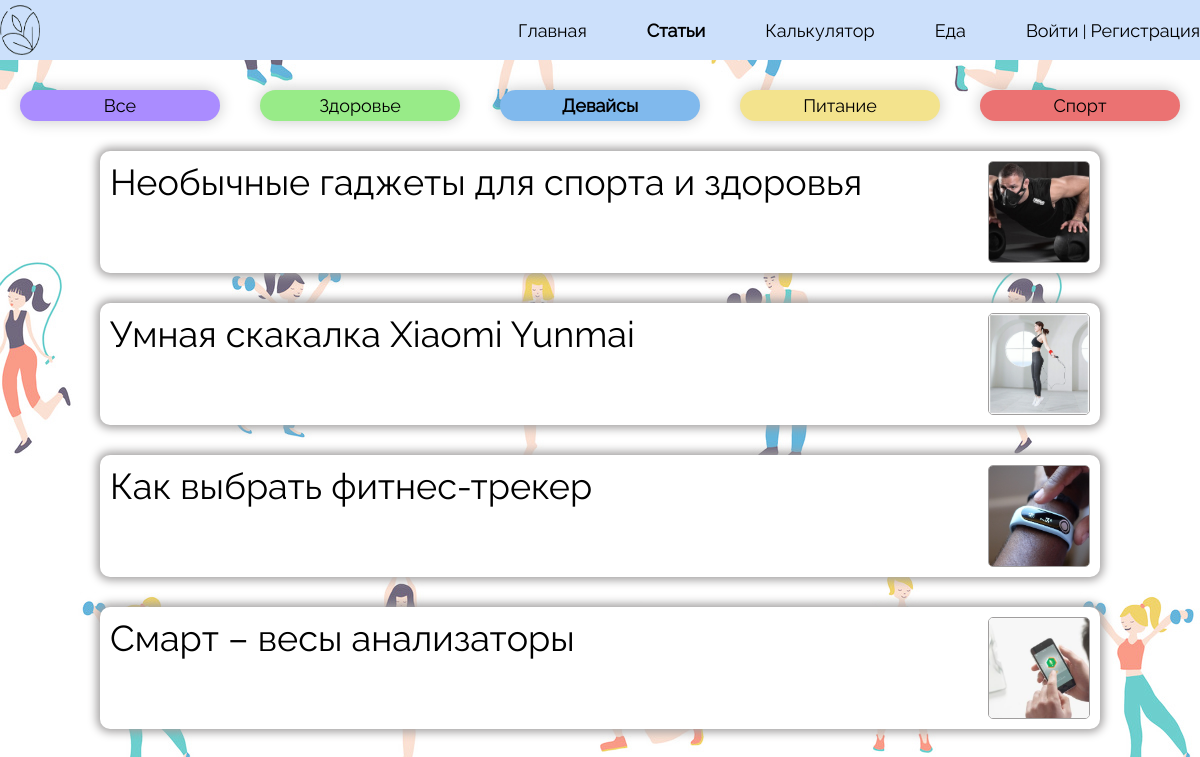
Page /articles/devices on the earlier database version.
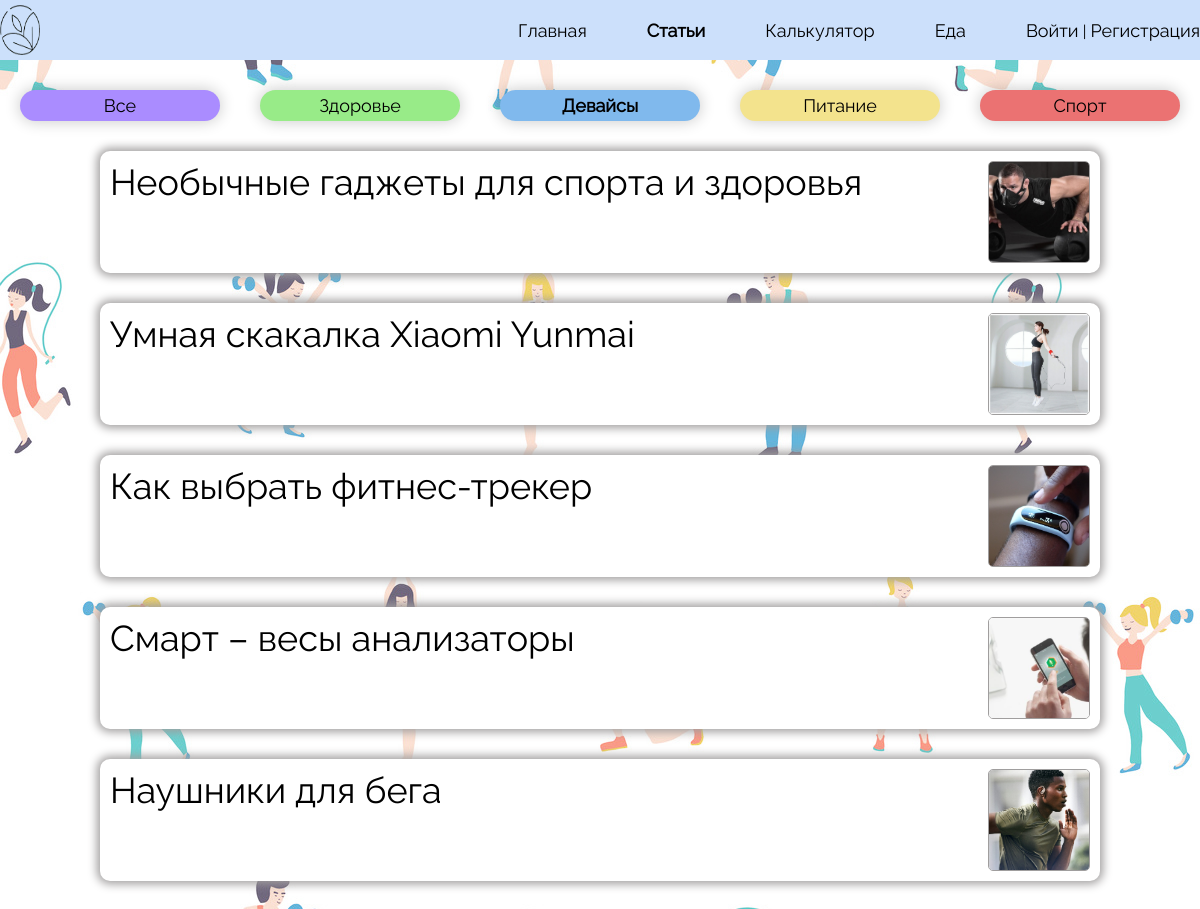
Same page on the later database version.
### articles/models.py (models this page shows, shortened)
class Article(models.Model):
    title = models.CharField(max_length=255)
    slag = models.SlugField(max_length=255, unique=True, db_index=True, verbose_name="URL")
    content = models.TextField(blank=True)
    photo = models.ImageField(upload_to="photos/%Y/%m/%d")
    time_create = models.DateTimeField(auto_now_add=True)
    time_update = models.DateTimeField(auto_now=True)
    is_published = models.BooleanField(default=True)
    category = models.ForeignKey(Category, on_delete=models.PROTECT)
    class Meta:
        verbose_name = 'Статьи'
        verbose_name_plural = 'Статьи'

### articles/views.py (the view)
# urls.py: path('articles/devices', views.devicesArticles, name='articles_devices'),
def devicesArticles(request):
    titlesOfArticles = Article.objects.filter(category=3)
    return render(request, 'articles/articles_devices.html', {'titlesOfArticles': titlesOfArticles, 'title': 'Статьи про девайсы'})

### articles/templates/articles/articles_devices.html (shortened to what this page needs)
{% load static %}
<!DOCTYPE html>
<html lang="ru">
<head>
    <link href="{% static 'articles/css/style_articles_devices.css' %}" rel="stylesheet">
</head>
<body style="background-image: url('{% static 'articles/img/pattern_article.jpg' %}'); background-size: auto;">
        <header>
                <div class = container>
                    <div class="head">
                        <a href="{% url 'home' %}"><img src="{% static 'registration/img/iconLogo.png' %}" alt="" class="logo"></a>
                        <nav class="navigation">
                            <ul class="menu">
                                <li class="text">
                                    <a href="{% url 'home' %}">Главная</a>
                                </li>
                                <li class="text">
                                    <a href="{% url 'articles' %}" style="font-weight: bold">Статьи</a>
                                </li>
                                <li class="text">
                                    <a href="{% url 'calculator' %}">Калькулятор</a>
                                </li>
                                <li class="text">
                                    <a href="{% url 'product_selection' %}">Еда</a>
                                </li>
                                {% if request.user.is_authenticated %}
                                    <li class="text">
                                        <a href="{% url 'personalArea' %}">{{ user.username }} | Личный кабинет</a>
                                    </li>
                                {% else %}
                                    <li class="text">
                                        <a href="{% url 'login' %}">Войти</a> | <a href="{% url 'registration_field' %}">Регистрация</a>
                                    </li>
                                {% endif %}
                            </ul>
                        </nav>
                    </div>
                </div>
        </header>
<div id="wrapper">
       <div class="choiceTopic">
           <div class="all" onclick="location.href='{% url 'articles' %}';"><a href="{% url 'articles' %}">Все</a></div>
           <div class="health" onclick="location.href='{% url 'articles_health' %}';"><a href="{% url 'articles_health' %}">Здоровье</a></div>
           <div class="devices" onclick="location.href='{% url 'articles_devices' %}';"><a href="{% url 'articles_devices' %}">Девайсы</a></div>
           <div class="food" onclick="location.href='{% url 'articles_food' %}';"><a href="{% url 'articles_food' %}">Питание</a></div>
           <div class="sport" onclick="location.href='{% url 'articles_sport' %}';"><a href="{% url 'articles_sport' %}">Спорт</a></div>
       </div>
       <div class="listOfTitles">
           {% for a in titlesOfArticles%}
               <div class="Article" onclick="location.href='{% url 'certainArticle' a.slag %}';">
               <a href="{% url 'certainArticle' a.slag %}">{{a.title}}</a>
               <img class="photoOfArticle" src="{{ a.photo.url }}">
               </div>
           {% endfor %}
       </div>
</div>
</body>
</html>

Differences in the rows shown:
added Article: title "Наушники для бега", photo (picture)
